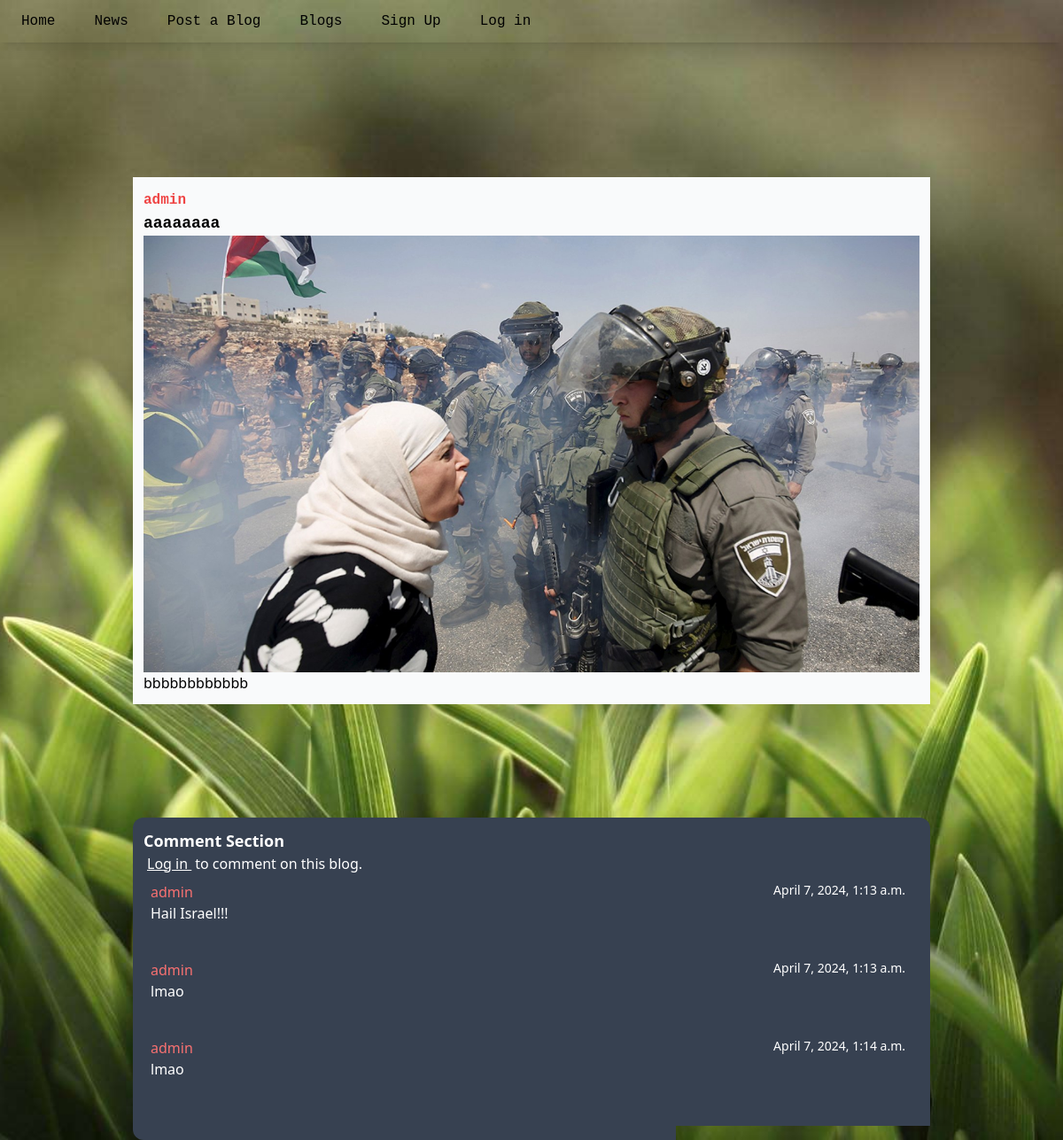
The app's page /blogs/blog/aaaaaaaa/ with its own data.
### blogs/models.py (models this page shows, shortened)
class BlogPost(models.Model):
    title = models.CharField(max_length=250,unique=True,null=False,blank=False)
    summary = models.TextField()
    posted_at = models.DateTimeField(auto_now_add=True)
    posted_by = models.ForeignKey(User,on_delete=models.CASCADE, related_name='related_blogs')
    image_small = models.ImageField(upload_to='images/',null=True,blank=True)
    class Meta:
        ordering = ('-posted_at',)

class CommentModel(models.Model):
    comment = models.CharField(max_length=150)
    image = models.ImageField(null=True,blank=True)
    comment_by = models.ForeignKey(User,on_delete=models.CASCADE)
    comment_on = models.ForeignKey(BlogPost,on_delete=models.CASCADE,related_name='blog_comments')
    comment_at = models.DateTimeField(auto_now=True)

### blogs/views.py (the view)
# urls.py: path('blog/<str:title>/',views.blog_post,name="BlogPost"),
def blog_post(request,title):
    blog = get_object_or_404(BlogPost,title=title)
    comment = commentForm()
    comment.comment_on = title
    if request.method == 'POST':
        comment = commentForm(request.POST,request.FILES)
        if comment.is_valid:
            comment = comment.save(commit=False)
            comment.comment_by = request.user
            comment.comment_on = BlogPost.objects.get(title=title)
            if 'image' in request.FILES:
                image = request.FILES['image']
                comment.image = image
                print('*************************')
                if comment.image:
                    print("IMAGE SAVED!!!!")
            comment.save()
            all_comments = blog.blog_comments.all()
            return render(request, 'blogs/BlogPage.html',{'blog':blog,'all_comments':all_comments})
        else:
            all_comments = blog.blog_comments.all()
            error = "The only kind of file you are allowed to upload are images."
            return render(request, 'blogs/BlogPage.html',{'blog':blog,'error':error,'all_comments':all_comments})
    else:
        all_comments = blog.blog_comments.all()
        return render(request, 'blogs/BlogPage.html',{'blog':blog,'all_comments':all_comments})

### blogs/templates/blogs/BlogPage.html (shortened to what this page needs)
{% extends "main/base.html" %}
{%block content%}
<div class="container bg-gray-50 my-32 mx-auto px-3 py-3 shadow-2xl w-3/4 text-wrap">
   <div class='relative'>
    <a href="{% url 'blogs:UserBlogs' user_id=blog.posted_by.id %}" class="mx-auto font-mono font-extrabold text-red-500 hover:underline">{{blog.posted_by}}</a>
    <h1 class="mx-auto font-mono font-extrabold text-lg text-wrap">{{blog.title}}</h1>
    {%if blog.image_small%}
    <div class="w-full h-auto rounded-lg"><img src="{{blog.image_small.url}}" alt="Blog Image"></div>
    {% endif %}
    <div class="font-sans text-wrap">{{blog.summary}}</div>
</div>
</div>
    <div class="container bg-gray-700 my-4 mx-auto  rounded-xl px-3 py-3 shadow-2xl w-3/4">
        <p class="font-sans font-extrabold text-lg text-white">Comment Section</p>
        {% if request.user.is_authenticated %}
            <form method="post" action='.' enctype='multipart/form-data' class='py-3 px-2'>
                {% csrf_token %}
                <textarea rows="3" id="user-input" class='py-3 px-2 w-full' name='comment' placeholder='Comment on the Blog'></textarea>
                <input type='file' class='py-3 ' accept='image/*' name='image'><br>
                <button type='submit' class="bg-white py-1 px-2 rounded-sm">Submit</button>
            </form>
        {% if error %}{{error}}{% endif %}
        {%else%}
        <p class='text-white'><a href="{%url 'main:Login' %}" class='hover:bg-white hover:text-black rounded-xl hover:duration-300 p-1 underline'>Log in </a>to comment on this blog.</p>
    {% endif%}
        {% for each_comment in all_comments%}
            <div class="text-white my-2 rounded-xl px-2 relative">
                <p class='text-red-400'>{{each_comment.comment_by}}</p>
                <p class='absolute top-0 right-4 text-sm'>{{each_comment.comment_at}}</p>
                {{each_comment.comment}}<br>
            </div>
            <br>
        {%endfor%}<br>
    </div>
{%endblock%}

### main/templates/main/base.html (shortened to what this page needs)
<!DOCTYPE html>
{% load static%}
<html>
    <head>
        <link rel="stylesheet" href="https://cdnjs.cloudflare.com/ajax/libs/font-awesome/4.7.0/css/font-awesome.min.css">
        <script src="https://cdn.tailwindcss.com"></script>
    </head>
    <body class="w-full h-screen bg-cover bg-center bg-no-repeat bg-fixed ">
        <div>
        <nav class="pt-3 font-mono shadow-lg pb-3 fixed top-0 w-full">
                <ul class="flex gap-5 px-3">
                  <li><a class="btn-black" href="{%url 'main:Home' %}">Home</a></li>
                  <li><a class="btn-black" href={% url 'main:News'%}>News</a></li>
                  <li><a class="btn-black" href="{% url 'blogs:CreateBlog'%}">Post a Blog</a></li>
                  <li><a class="btn-black" href="{% url 'blogs:BlogsPage' %}">Blogs</a></li>
                  {%if  request.user.is_authenticated %}
                  <li><a class="btn-black" href="{% url 'blogs:UserBlogs' request.user.id %}">My Blogs</a></li>
                  <li><a class="btn-black  text-white bg-gray-600 py-2" href={% url 'main:logout' %}>Log out</a></li>
                  <li class="font-sans font-medium ml-10 absolute right-2">Welcome {{user}}</li>
                  {%else%}
                  <li ><a class="hover:bg-red-500 hover:duration-300 hover:text-white rounded-xl px-3 py-2 hover:py-3" href={% url 'main:Reg' %}>Sign Up</a></li>
                  <li><a class="hover:bg-green-500 hover:duration-300 hover:text-white rounded-xl px-3 py-2 hover:py-3" href={% url 'main:Login' %}>Log in </a></li>
                  {%endif%}
                </ul>
        </nav>
    <br><br><br>
        {%block content%}{%endblock%}
    </div>
    </body>
</html>

### records on screen
BlogPost: posted_by "admin", title "aaaaaaaa", image_small (picture), summary "bbbbbbbbbbbb"
CommentModel: comment_by "admin", comment_at "April 7, 2024, 1:13 a.m.", comment "Hail Israel!!!"
CommentModel: comment_by "admin", comment_at "April 7, 2024, 1:13 a.m.", comment "lmao"
CommentModel: comment_by "admin", comment_at "April 7, 2024, 1:14 a.m.", comment "lmao"
